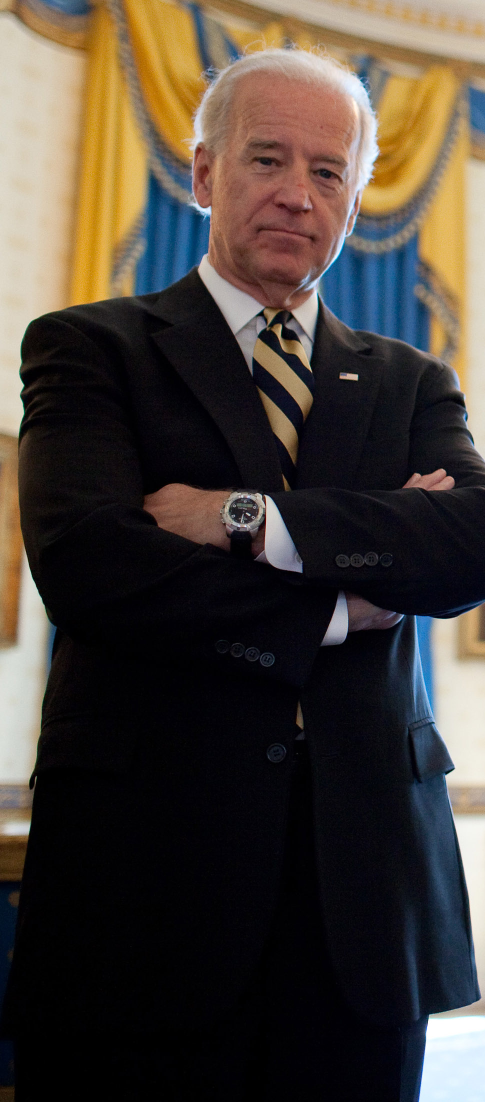
#> input picture training_data/biden/biden.jpg, 970 x 2204 px (shown at 1/2 size); its folder holds only this picture in this run
$ python 3.py
#> lines starting #> are read from the running program, lines starting #| are printed output that depends on the picture
#> in prepare_training_data, image is the input picture: shape (2204, 970, 3); mean B, G, R 55.5, 62.7, 70.7
import cv2
import os
import numpy as np


# there is no label 0 in our training data so subject name for index/label 0 is empty
subjects = ["", "biden", "obama"]

# function to detect face using OpenCV
def detect_face(img):
    # convert the test image to gray image as opencv face detector expects gray images
    gray = cv2.cvtColor(img, cv2.COLOR_BGR2GRAY)
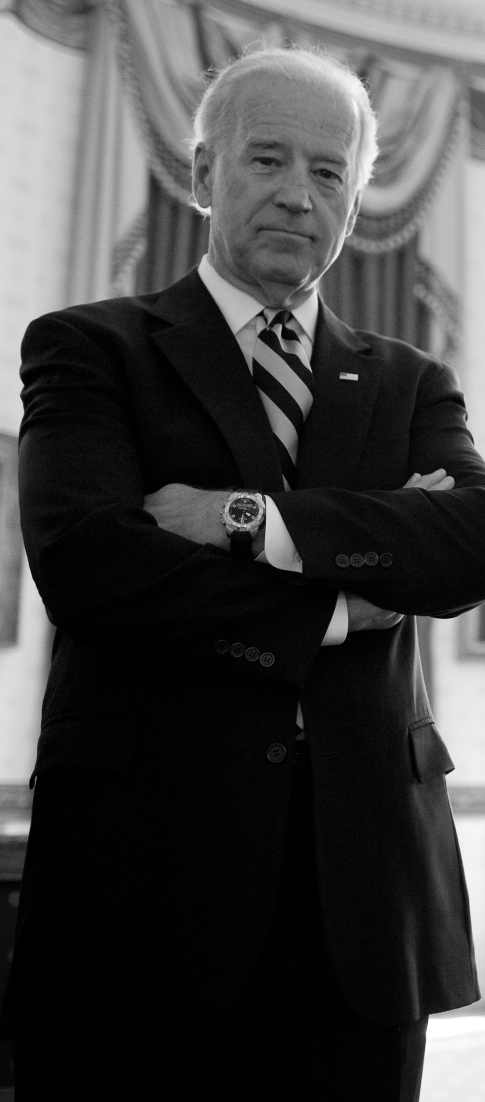
#> gray: shape (2204, 970) (shown at 1/2 size); min 0, max 255, mean 64.3

    face_cascade = cv2.CascadeClassifier('Cascades/haarcascade_frontalface_default.xml')

    # let's detect multiscale (some images may be closer to camera than others) images
    # result is a list of faces
    faces = face_cascade.detectMultiScale(gray, scaleFactor=1.2, minNeighbors=5);
#> faces = [[431, 208, 320, 320]]

    # if no faces are detected then return original img
    if (len(faces) == 0):
        return None, None

    # under the assumption that there will be only one face, extract the face area
    (x, y, w, h) = faces[0]
#> x = 431; y = 208; w = 320; h = 320

    # return only the face part of the image
    return gray[y:y + w, x:x + h], faces[0]

def prepare_training_data(data_folder_path):
    # get the directories (one directory for each subject) in data folder
    dirs = os.listdir(data_folder_path)

    # list to hold all subject faces
    faces = []
    # list to hold labels for all subjects
    labels = []

    folder_count = 0

    # let's go through each directory and read images within it
    for dir_name in dirs:

        folder_count = folder_count+1
        label = folder_count

        # build path of directory containin images for current subject subject
        # sample subject_dir_path = "training-data/s1"
        subject_dir_path = data_folder_path + "/" + dir_name

        # get the images names that are inside the given subject directory
        subject_images_names = os.listdir(subject_dir_path)

        # go through each image name, read image,
        # detect face and add face to list of faces
        for image_name in subject_images_names:

            # build image path
            # sample image path = training-data/s1/1.pgm
            image_path = subject_dir_path + "/" + image_name

            # read image
            image = cv2.imread(image_path)

            # display an image window to show the image
            #cv2.imshow("Training on image...", cv2.resize(image, (400, 500)))
            cv2.waitKey(100)

            # detect face
            face, rect = detect_face(image)
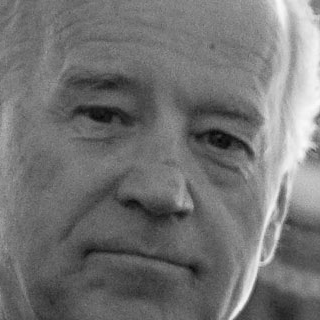
#> face: shape (320, 320); min 4, max 250, mean 114.9
#> rect = [431, 208, 320, 320]

            # we will ignore faces that are not detected
            if face is not None:
                # add face to list of faces
                faces.append(face)
                # add label for this face
                labels.append(label)

    cv2.destroyAllWindows()
    cv2.waitKey(1)
    cv2.destroyAllWindows()

    return faces, labels


print("Preparing data...")
faces, labels = prepare_training_data("training_data")
#> faces = 1 item; labels = [1]
print("Data prepared")

# print total faces and labels
print("Total faces: ", len(faces))
#| Total faces:  1
print("Total labels: ", len(labels))
#| Total labels:  1

# create our LBPH face recognizer
face_recognizer = cv2.face.FisherFaceRecognizer_create()

# train our face recognizer of our training faces
#> (the run stopped early here; a loop or call above may not have finished)

$ run again, on training_data/biden/download (3).jpg
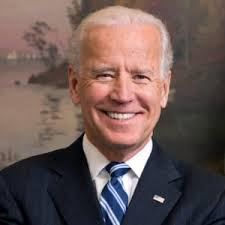
#> input picture training_data/biden/download (3).jpg, 225 x 225 px
#> in prepare_training_data, image is the input picture: shape (225, 225, 3); mean B, G, R 84.9, 88.1, 107.1
#> in detect_face, `gray = cv2.cvtColor(img, cv2.COLOR_BGR2GRAY)`:
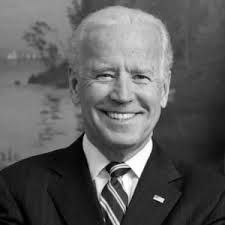
#> gray: shape (225, 225); min 0, max 255, mean 93.4
#> in detect_face, `faces = face_cascade.detectMultiScale(gray, scaleFactor=1.2, minNeighb..`: faces = [[75, 37, 98, 98]]
#> x = 75; y = 37; w = 98
#> in prepare_training_data, `face, rect = detect_face(image)`:
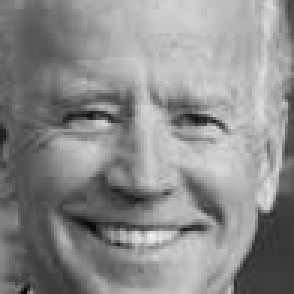
#> face: shape (98, 98) (shown 3 times larger); min 4, max 240, mean 139.5
#> rect = [75, 37, 98, 98]
#> `faces, labels = prepare_training_data("training_data")`: faces = 1 item; labels = [1]
#| Total faces:  1
#| Total labels:  1

$ run again, on training_data/biden/download.jpg
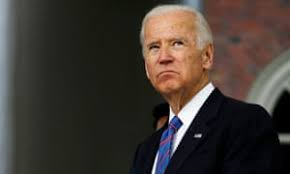
#> input picture training_data/biden/download.jpg, 290 x 174 px
#> in prepare_training_data, image is the input picture: shape (174, 290, 3); mean B, G, R 51.2, 57.1, 65.1
#> in detect_face, `gray = cv2.cvtColor(img, cv2.COLOR_BGR2GRAY)`:
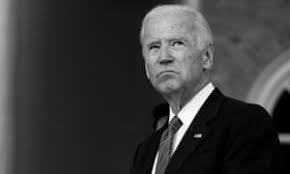
#> gray: shape (174, 290); min 0, max 255, mean 58.8
#> in detect_face, `faces = face_cascade.detectMultiScale(gray, scaleFactor=1.2, minNeighb..`: faces = [[132, 18, 68, 68]]
#> x = 132; y = 18; w = 68
#> in prepare_training_data, `face, rect = detect_face(image)`:
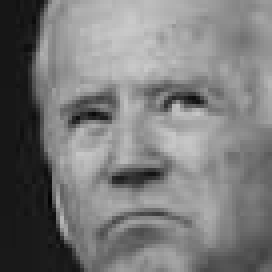
#> face: shape (68, 68) (shown 4 times larger); min 4, max 202, mean 121.5
#> rect = [132, 18, 68, 68]
#> `faces, labels = prepare_training_data("training_data")`: faces = 1 item; labels = [1]
#| Total faces:  1
#| Total labels:  1
